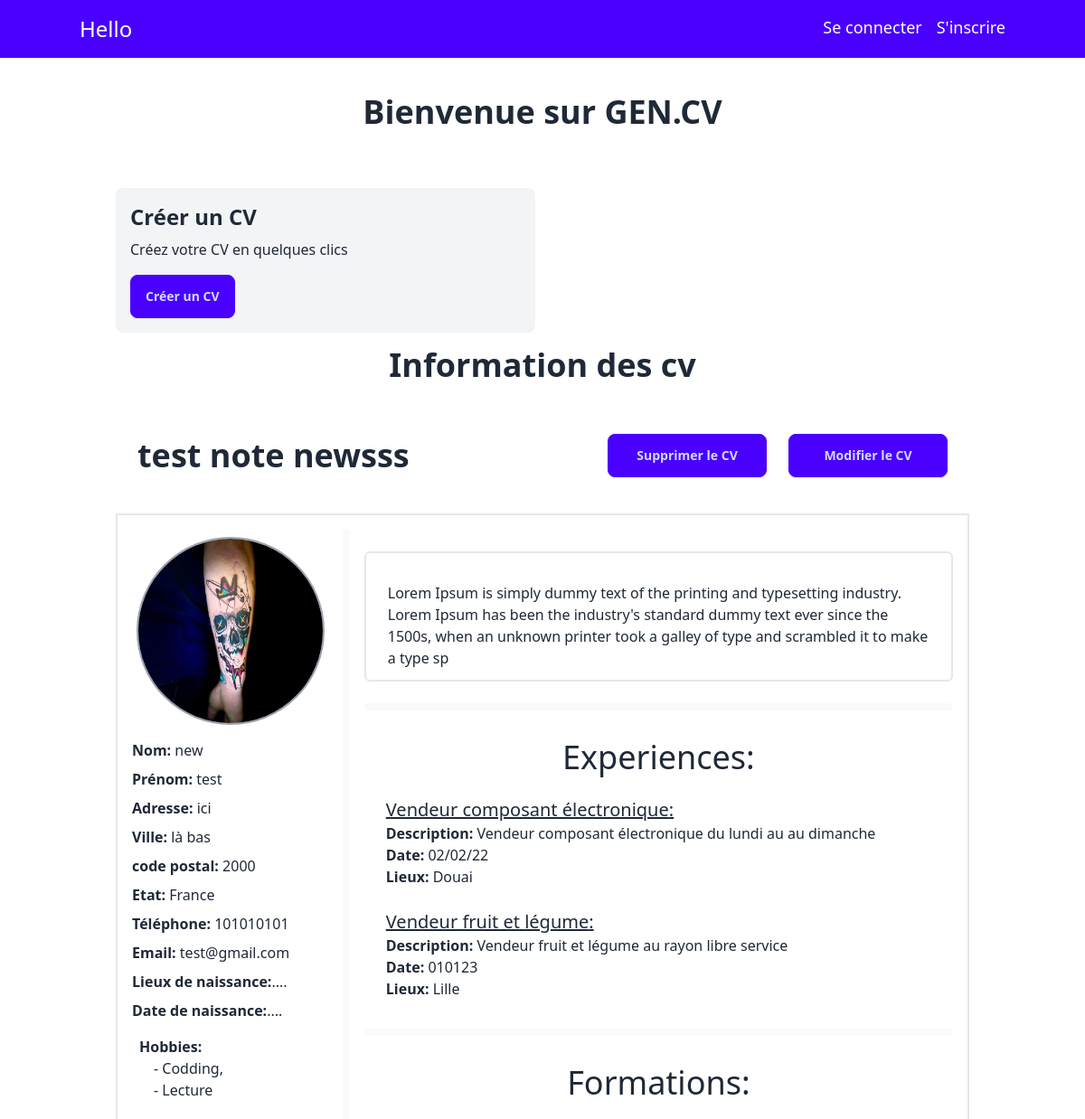
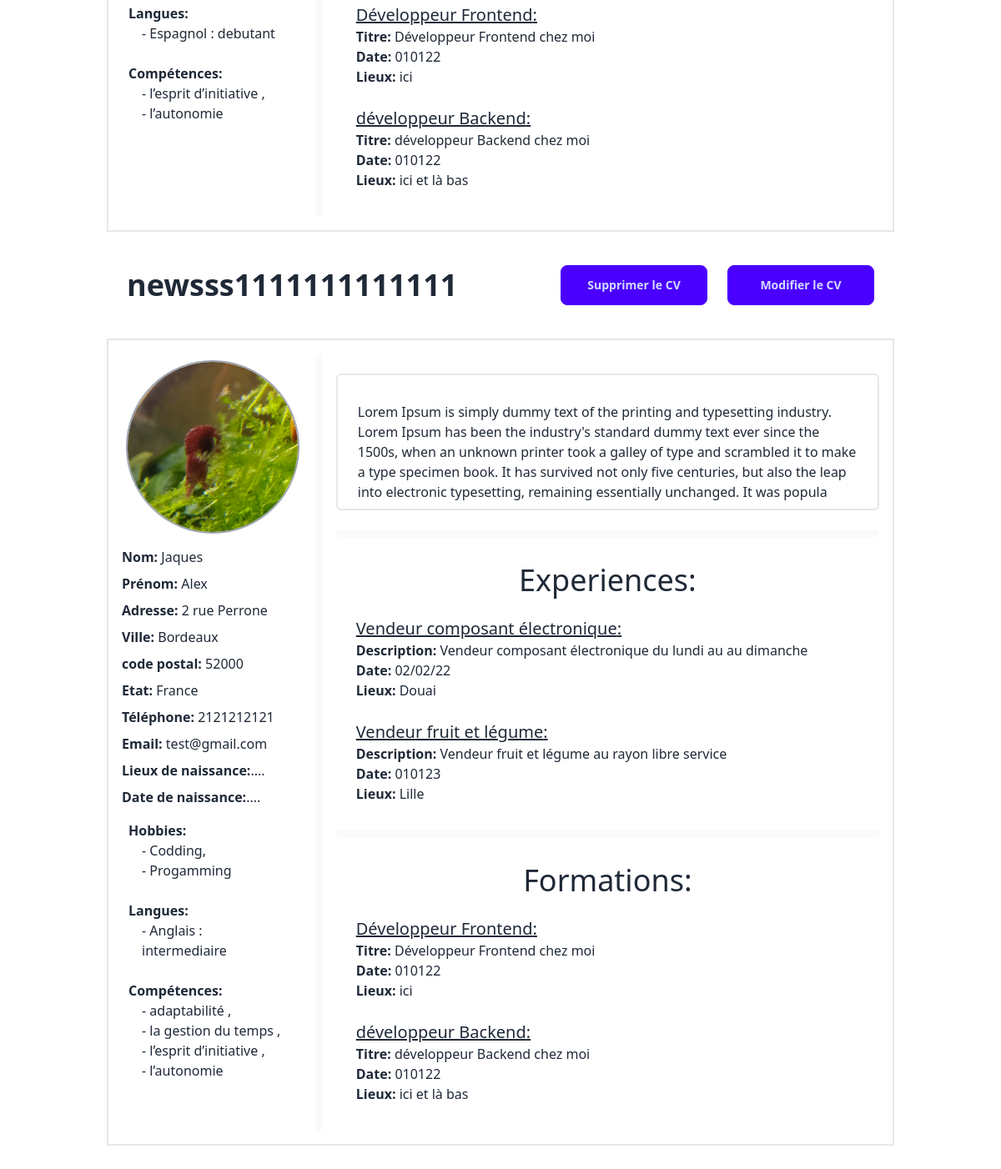
Page /liste_cv/ on the committed database (2 pictures, top to bottom).
### curriculum/models.py (models this page shows, shortened)
class Info(models.Model):
    title = models.CharField("titre du curriculm", max_length=120)
    lastname = models.CharField("nom de la personne", max_length=120)
    firstname = models.CharField("prénom de la personne", max_length=120, blank=True, null=True)
    address = models.CharField("adresse de la personne", max_length=120, blank=True, null=True)
    city = models.CharField("ville", max_length=120, blank=True, null=True)
    state = models.CharField("état", max_length=120, blank=True, null=True)
    zip_code = models.IntegerField("code postal", blank=True, null=True)
    phone = models.IntegerField("téléphone de la personne", blank=True, null=True)
    email = models.EmailField("email de la personne", max_length=100, blank=True, null=True)
    photo = models.ImageField("photo de la personne", upload_to='photos/', blank=True, null=True)
    motivation = models.TextField("motivation de la personne", blank=True, null=True)
    is_active = models.BooleanField("curriculum is active?", default=False)
    created_at = models.DateTimeField("date de création", auto_now_add=True)
    updated_at = models.DateTimeField("date de modification", auto_now=True)
    hobbies = models.ManyToManyField(to="Hobby", related_name="hobbies", blank=True)
    formations = models.ManyToManyField(to="Formation", related_name="formations", blank=True)
    experiences = models.ManyToManyField(to="Experience", related_name="experiences", blank=True)
    skills = models.ManyToManyField(to="Skill", related_name="skills", blank=True)
    languages = models.ManyToManyField(to="Language", related_name="languages", blank=True)
    class Meta:
        verbose_name = "Info"
        verbose_name_plural = "Infos"

class Hobby(models.Model):
    title_hobby = models.CharField("titre du hobbie", max_length=120)
    info = models.ForeignKey(Info, on_delete=models.CASCADE, related_name='hobby_info', null=True)
    class Meta:
        verbose_name = "Hobbie"
        verbose_name_plural = "Hobbies"

class Language(models.Model):
    title_language = models.CharField("titre de la langue", max_length=120)
    niveau_choices = [
        ('debutant', 'debutant'),
        ('intermediaire', 'intermediaire'),
        ('avance', 'avance'),
    ]
    niveau_language = models.CharField("niveau de la langue choisie", max_length=120, choices=niveau_choices)
    info = models.ForeignKey(Info, on_delete=models.CASCADE, related_name='language_info', null=True)
    class Meta:
        verbose_name = "Language"
        verbose_name_plural = "Languages"

class Skill(models.Model):
    title_Skill = models.CharField("titre de la compétence", max_length=120)
    info = models.ForeignKey(Info, on_delete=models.CASCADE, related_name='skill_info', null=True)
    class Meta:
        verbose_name = "Skill"
        verbose_name_plural = "Skills"

class Experience(models.Model):
    title_experience = models.CharField("titre de la l'expérience", max_length=120)
    description_experience = models.TextField("description de l'expérience")
    date_experience = models.CharField("date de l'expérience", max_length=50)
    location_experience = models.CharField("lieu de l'expérience", max_length=100)
    info = models.ForeignKey(Info, on_delete=models.CASCADE, related_name='experience_info', null=True)
    class Meta:
        verbose_name = "Experience"
        verbose_name_plural = "Experiences"

class Formation(models.Model):
    title_formation = models.CharField("titre de la formation", max_length=120)
    description_formation = models.TextField("description de la formation")
    date_formation = models.CharField("date de la formation", max_length=50)
    location_formation = models.CharField("lieu de la formation", max_length=100)
    info = models.ForeignKey(Info, on_delete=models.CASCADE, related_name='formations_info', null=True)
    class Meta:
        verbose_name = "Formation"
        verbose_name_plural = "Formations"

### pages/views.py (the view, shortened to what this page needs)
# urls.py: path('liste_cv/', InfoListView.as_view(), name='liste_cv'),
class InfoListView(ListView):
    model = Info
    template_name = "pages/list.html"
    context_object_name = "infos"
    def get_queryset(self):
        return Info.objects.all()

### templates/pages/list.html (shortened to what this page needs)
{% extends "base.html" %}
{% load tailwind_filters %}
{% load crispy_forms_tags %}
{% block content %}
<header class="container mx-auto m-6 flex flex-col justify-center items-center">
    <h1 class="font-bold text-4xl mt-4">Bienvenue sur GEN.CV</h1>
</header>
<main class="container mx-auto p-10">
    <section class="grid grid-cols-1 md:grid-cols-2 gap-4">
        <div class="bg-gray-100 p-4 rounded-lg">
            <h2 class="font-bold text-2xl">Créer un CV</h2>
            <p class="mt-2">Créez votre CV en quelques clics</p>
            <a href="{% url 'pages:create_cv' %}" class="btn btn-primary mt-4">Créer un CV</a>
        </div>
    </section>
    <section class="flex flex-col w-full h-screen">
      <h1 class='text-4xl font-semibold flex flex-row justify-center items-center py-4'>Information des cv</h1>
      <div class="container mx-auto flex flex-col">
        {% for info in infos %}
        <div class='flex flex-row justify-center items-center w-full h-auto px-6 my-10'>
          <p class='w-full text-4xl font-semibold'>{{ info.title }}</p>
          <a href="{% url 'pages:delete_cv' info.pk %}" class="btn btn-primary w-44 mr-6">Supprimer le CV</a>
          <a href="{% url 'pages:update_cv' info.pk %}" class="btn btn-primary w-44">Modifier le CV</a>
        </div>
          <div class='flex flex-row justify-start items-start w-full  border-2 p-4'>
            <div class='flex flex-col w-1/4  h-full'>
              <div class="flex justify-center items-center w-full my-2">
                <img
                class='w-52 h-52 rounded-full border-2 border-gray-400 object-cover'
                src="{{ info.photo.url }}" alt="Photo de {{ info.firstname }} {{ info.lastname }}">
              </div>
              <div class="info-field mt-2"><strong>Nom:</strong> {{ info.lastname }}</div>
              <div class="info-field mt-2"><strong>Prénom:</strong> {{ info.firstname }}</div>
              <div class="info-field mt-2"><strong>Adresse:</strong> {{ info.address }}</div>
              <div class="info-field mt-2"><strong>Ville:</strong> {{ info.city }}</div>
              <div class="info-field mt-2"><strong>code postal:</strong> {{ info.zip_code }}</div>
              <div class="info-field mt-2"><strong>Etat:</strong> {{ info.state }}</div>
              <div class="info-field mt-2"><strong>Téléphone:</strong> {{ info.phone }}</div>
              <div class="info-field mt-2"><strong>Email:</strong> {{ info.email }}</div>
              <div class="info-field mt-2"><strong>Lieux de naissance:</strong>.... </div>
              <div class="info-field mt-2"><strong>Date de naissance:</strong>.... </div>
              <div class="info-field mt-2  p-2">
                <strong>Hobbies:</strong>
                <div class='px-4'>
                  {% for hobby in info.hobbies.all %}
                    - {{ hobby.title_hobby }}{% if not forloop.last %},<br/> {% endif %}
                  {% endfor %}
                </div>
              </div>
              <div class="info-field mt-2  p-2">
                <strong>Langues:</strong>
                <div class='px-4'>
                  {% for language in info.languages.all %}
                      - {{ language.title_language }} : {{ language.niveau_language }}
                  {% endfor %}
                </div>
              </div>
              <div class="info-field mt-2  p-2">
                <strong>Compétences:</strong>
                <div class='px-4'>
                  {% for skill in info.skills.all %}
                    - {{ skill.title_Skill }}
                    {% if not forloop.last %},<br/>{% endif %}
                  {% endfor %}
                </div>
              </div>
            </div>
            <span class='w-2 mx-4 h-full bg-slate-50 rounded-md'></span>
            <div class="flex flex-col justify-start items-center w-3/4 h-full">
              <div class=" border-2 rounded-md my-6 p-2 flex flex-col w-full md:min-h-36">
                  <p class='px-4 mt-6'>{{ info.motivation }}</p>
              </div>
              <span class='w-full mx-4 h-2 bg-slate-50 rounded-md'></span>
              <div class="info-field my-6  p-2 w-full">
                <h3 class="w-full flex flex-row justify-center items-center text-4xl mb-6">Experiences:</h3>
                <div class='px-4'>
                  {% for experience in info.experiences.all %}
                    <p class='text-xl underline'> {{ experience.title_experience }}: </p>
                    <p><strong>Description:</strong> {{ experience.description_experience }}</p>
                    <p><strong>Date:</strong> {{ experience.date_experience }}</p>
                    <p><strong>Lieux:</strong> {{ experience.location_experience }}</p>
                    {% if not forloop.last %}<br/>{% endif %}
                  {% endfor %}
                </div>
              </div>
              <span class='w-full mx-4 h-2 bg-slate-50 rounded-md'></span>
              <div class="info-field my-6  p-2 w-full">
                <h3 class="w-full flex flex-row justify-center items-center text-4xl mb-6">Formations:</h3>
                <div class='px-4'>
                  {% for formation in info.formations.all %}
                    <p class='text-xl underline'> {{ formation.title_formation }}: </p>
                    <p><strong>Titre:</strong> {{ formation.description_formation }}</p>
                    <p><strong>Date:</strong> {{ formation.date_formation }}</p>
                    <p><strong>Lieux:</strong> {{ formation.location_formation }}</p>
                    {% if not forloop.last %}<br/>{% endif %}
                  {% endfor %}
                </div>
              </div>
            </div>
          </div>
        {% endfor %}
      </div>
    </section>
</main>
{% endblock %}

### templates/base.html (shortened to what this page needs)
{% load static %}
<!DOCTYPE html>
<html lang="en">
  <head>
    <link href="https://cdn.jsdelivr.net/npm/daisyui@4.12.10/dist/full.min.css" rel="stylesheet" type="text/css" />
    <script src="https://cdn.tailwindcss.com"></script>
  </head>
  <body>
    {% block navigation %}
      <nav class="bg-primary p-4 text-white w-full">
          <div class='container mx-auto flex justify-between'>
              <a class='text-2xl' href="{% url 'pages:home' %}">Hello</a>
              <div class='flex space-x-4 text-lg'>
                  {% if not user.is_authenticated %}
                      <a href="{% url 'users:login' %}">Se connecter</a>
                      <a class=".monbouton" href="{% url 'users:signup' %}">S'inscrire</a>
                  {% else %}
                  <form method="post" action="{% url 'users:logout' %}">
                      {% csrf_token %}
                      <button class='hover:text-red-500 transition duration-500' type='submit'>Se déconnecter</button>
                  </form>
                  {% endif %}
              </div>
          </div>
      </nav>
    {% endblock navigation %}
    {% block content %}{% endblock %}
  </body>
</html>

### rows in the picture
Info: title "test note newsss", photo (picture), lastname "new", firstname "test", address "ici", city "là bas", zip_code "2000", state "France", phone "101010101", email "test@gmail.com", motivation "Lorem Ipsum is simply dummy text of the printing and typesetting industry. Lorem Ipsum has been the industry's standard dummy text ever since the 1500s, when an unknown printer took a galley of type and scrambled it to make a type sp"
Hobby: title_hobby "Codding"
Hobby: title_hobby "Lecture"
Language: title_language "Espagnol", niveau_language "debutant"
Skill: title_Skill "l’esprit d’initiative"
Skill: title_Skill "l’autonomie"
Experience: title_experience "Vendeur composant électronique", description_experience "Vendeur composant électronique du lundi au au dimanche", date_experience "02/02/22", location_experience "Douai"
Experience: title_experience "Vendeur fruit et légume", description_experience "Vendeur fruit et légume au rayon libre service", date_experience "010123", location_experience "Lille"
Formation: title_formation "Développeur Frontend", description_formation "Développeur Frontend chez moi", date_formation "010122", location_formation "ici"
Formation: title_formation "développeur Backend", description_formation "développeur Backend chez moi", date_formation "010122", location_formation "ici et là bas"
Info: title "newsss1111111111111", photo (picture), lastname "Jaques", firstname "Alex", address "2 rue Perrone", city "Bordeaux", zip_code "52000", state "France", phone "2121212121", email "test@gmail.com", motivation "Lorem Ipsum is simply dummy text of the printing and typesetting industry. Lorem Ipsum has been the industry's standard dummy text ever since the 1500s, when an unknown printer took a galley of type and scrambled it to make a type specimen book. It has survived not only five centuries, but also the leap into electronic typesetting, remaining essentially unchanged. It was popula"
Hobby: title_hobby "Progamming"
Language: title_language "Anglais", niveau_language "intermediaire"
Skill: title_Skill "adaptabilité"
Skill: title_Skill "la gestion du temps"
